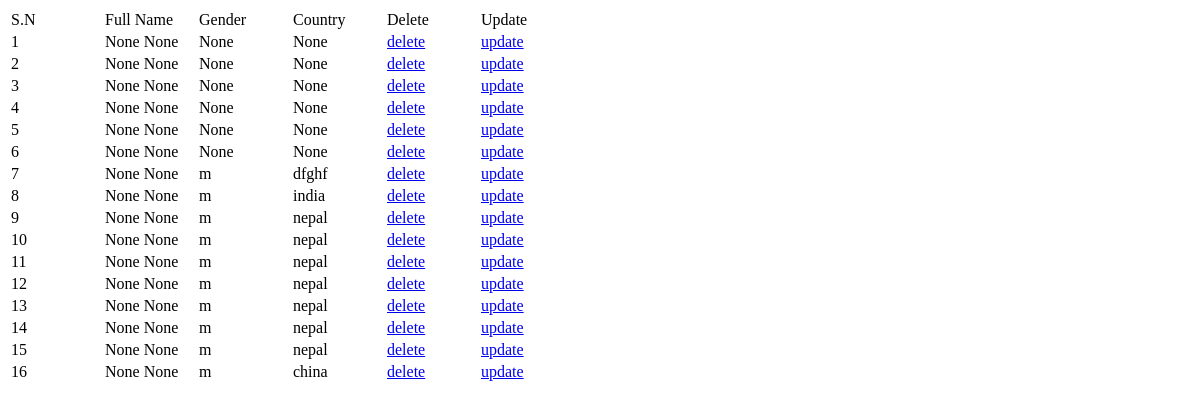
/display_students/, run on an earlier commit of the app's database.
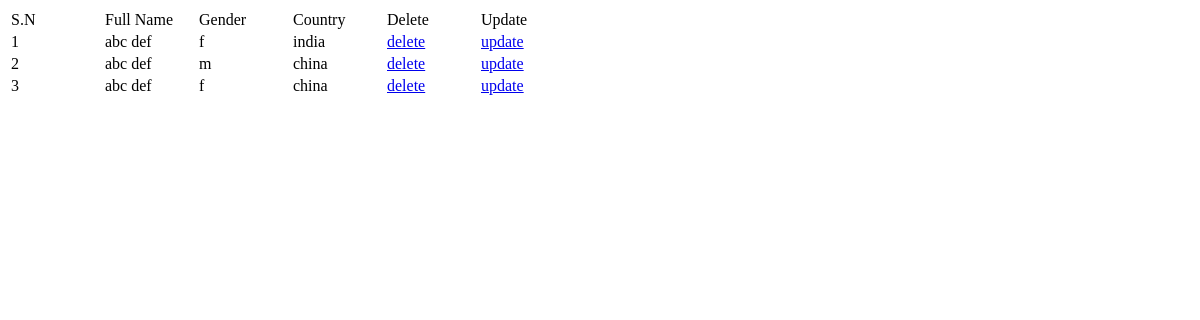
And on a later commit of the database.
### firstapp/models.py (models this page shows)
class student(models.Model):
    fname=models.CharField(max_length=50, blank=True, null=True)
    lname=models.CharField(max_length=50, blank=True, null=True)
    gender=models.CharField(max_length=1, blank=True, null=True)
    country=models.CharField(max_length=10, blank=True, null=True)

### firstapp/views.py (the view)
# urls.py: path('display_students/', display_students),
def display_students(request):
    if request.method=="POST":
        fname=request.POST['fname']
        lname=request.POST['lname']
        gender=request.POST['gender']
        country=request.POST['country']
        student.objects.create(fname=fname, lname=lname, gender=gender, country=country)
        return redirect("/display_students/")
    else:
        data={
            'studentData':student.objects.all()
        }
        return render(request, "display_students.html", data)

### firstapp/templates/display_students.html
<table>
    <tr>
        <td width="90 px">S.N</td>
        <td width="90 px">Full Name</td>
        <td width= 90 px>Gender</td>
        <td width= 90 px>Country</td>
        <td width= 90 px>Delete</td>
        <td width= 90 px>Update</td>
    </tr>
    {% for student in studentData %}
    <tr>
        <td>{{forloop.counter}}</td>
        <td>{{student.fname}} {{student.lname}}</td>
        <td>{{student.gender}}</td>
        <td>{{student.country}}</td>
        <td>
            <a href="{% url 'delete_student' student.id %}">
                delete
            </a>
        </td>
        <td>
            <a href="{% url 'update_student' student.id %}">
                update
            </a>
        </td>
    </tr>
    {% endfor %}
</table>

What changed in the data, as far as the page shows it:
removed student: fname "None", lname "None", gender "None", country "None"
removed student: fname "None", lname "None", gender "None", country "None"
removed student: fname "None", lname "None", gender "None", country "None"
removed student: fname "None", lname "None", gender "None", country "None"
removed student: fname "None", lname "None", gender "None", country "None"
removed student: fname "None", lname "None", gender "None", country "None"
removed student: fname "None", lname "None", gender "m", country "dfghf"
removed student: fname "None", lname "None", gender "m", country "india"
removed student: fname "None", lname "None", gender "m", country "nepal"
removed student: fname "None", lname "None", gender "m", country "nepal"
removed student: fname "None", lname "None", gender "m", country "nepal"
removed student: fname "None", lname "None", gender "m", country "nepal"
removed student: fname "None", lname "None", gender "m", country "nepal"
removed student: fname "None", lname "None", gender "m", country "nepal"
removed student: fname "None", lname "None", gender "m", country "nepal"
removed student: fname "None", lname "None", gender "m", country "china"
added student: fname "abc", lname "def", gender "f", country "india"
added student: fname "abc", lname "def", gender "m", country "china"
added student: fname "abc", lname "def", gender "f", country "china"
